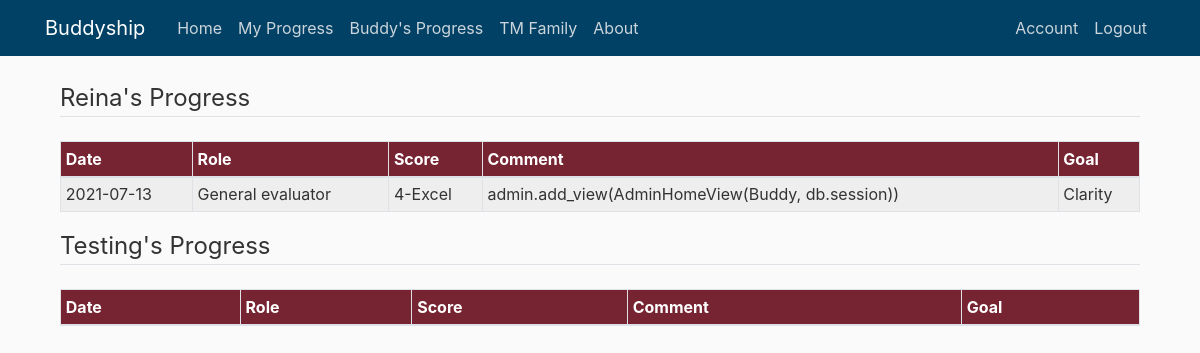
Before: /buddy_progress (signed in) with the older database file.
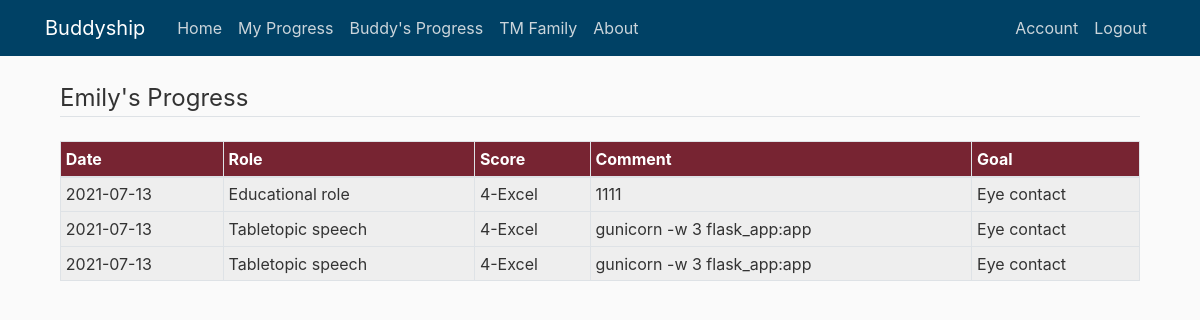
After: the same page with the newer database file.
### buddyship/models.py (models this page shows)
class Buddy(db.Model):
    id = db.Column(db.Integer, primary_key=True)
    buddy_name = db.Column(db.String(100), nullable=False)
    buddy_count = db.Column(db.Integer, default=1)
    start_date = db.Column(db.DateTime, default=func.now())
    end_date = db.Column(db.DateTime)
    user_id = db.Column(db.Integer, db.ForeignKey('user.id'), nullable=False)
    buddy_progresses = db.relationship(
        'Progress', backref='receiver', lazy=True)

class Progress(db.Model):
    id = db.Column(db.Integer, primary_key=True)
    buddy_role = db.Column(db.String(150))
    buddy_score = db.Column(db.String(150))
    buddy_comment = db.Column(db.String(1500))
    date = db.Column(db.DateTime, default=func.now())
    buddy_goal = db.Column(db.String(150))
    user_id = db.Column(db.Integer, db.ForeignKey('user.id'))
    buddy_id = db.Column(db.Integer, db.ForeignKey('buddy.id'))

### buddyship/progresses/routes.py (the view)
@progresses.route('/buddy_progress', methods=['GET'])
@login_required
def buddy_progress():
    if current_user.current_buddy == None:
        flash('Please set up your buddy and your goal first. ', 'danger')
        return redirect(url_for('users.set_up'))
    else:
        return render_template("buddy_progress.html", title='Buddy\'s Progress', user=current_user)

### buddyship/models.py (called while the page is built)
@login_manager.user_loader
def load_user(user_id):
    return User.query.get(int(user_id))

### buddyship/templates/buddy_progress.html
{% extends "layout.html" %}
{% block content %}
<div class="content-section">
    {% for buddy in user.buddies|reverse %}
    <legend class="border-bottom mb-4">{{ buddy.buddy_name }}'s Progress</legend>
    <div class="table-responsive-sm">
        <table class="table table-sm table-bordered">
            <thead>
                <tr>
                    <th scope="col">Date</th>
                    <th scope="col">Role</th>
                    <th scope="col">Score</th>
                    <th scope="col">Comment</th>
                    <th scope="col">Goal</th>
                </tr>
            </thead>
            <tbody>
                {% for progress in user.record_progresses|reverse %}
                <tr>
                    {% if progress.buddy_id == buddy.id %}
                    <td>{{ progress.date.date() }}</td>
                    <td>{{ progress.buddy_role }}</td>
                    <td>{{ progress.buddy_score }}</td>
                    <td class="cell-breakWord">{{ progress.buddy_comment }}</td>
                    <td>{{ progress.buddy_goal }}</td>
                    {% endif %}
                </tr>
                {% endfor %}
            </tbody>
        </table>
    </div>
    {% endfor %}
</div>
{% endblock content %}

### buddyship/templates/layout.html (shortened to what this page needs)
<!DOCTYPE html>
<html>
<head>
  <link rel="stylesheet" href="https://maxcdn.bootstrapcdn.com/bootstrap/4.0.0/css/bootstrap.min.css"
>
  <link rel="stylesheet" type="text/css" href="{{ url_for('static', filename='main.css') }}">
</head>
<body>
  <header class="site-header">
    <nav class="navbar navbar-expand-md navbar-dark bg-steel fixed-top">
      <div class="container">
        <a class="navbar-brand mr-4" href="/">Buddyship</a>
        <div class="collapse navbar-collapse" id="navbarToggle">
          <div class="navbar-nav mr-auto">
            <a class="nav-item nav-link" href="{{ url_for('main.home') }}">Home</a>
            <a class="nav-item nav-link" href="{{ url_for('progresses.my_progress') }}">My Progress</a>
            <a class="nav-item nav-link" href="{{ url_for('progresses.buddy_progress') }}">Buddy's Progress</a>
            <a class="nav-item nav-link" href="{{ url_for('main.tm_fam') }}">TM Family</a>
            <a class="nav-item nav-link" href="{{ url_for('main.about') }}">About</a>
          </div>
          <div class="navbar-nav">
            {% if current_user.is_authenticated %}
            {% if current_user.if_admin == True %}
            <a class="nav-item nav-link" href="{{ url_for('users.account') }}">Account</a>
            <a class="nav-item nav-link" href="{{ url_for('admin.index') }}">Admin</a>
            <a class="nav-item nav-link" href="{{ url_for('auth.logout') }}">Logout</a>
            {% else %}
            <a class="nav-item nav-link" href="{{ url_for('users.account') }}">Account</a>
            <a class="nav-item nav-link" href="{{ url_for('auth.logout') }}">Logout</a>
            {% endif %}
            {% else %}
            <a class="nav-item nav-link" href="{{ url_for('auth.login') }}">Login</a>
            <a class="nav-item nav-link" href="{{ url_for('auth.register') }}">Register</a>
            {% endif %}
          </div>
        </div>
      </div>
    </nav>
  </header>
  <main role="main" class="container">
    <div class="container">
      {% block content %}{% endblock %}
    </div>
  </main>
</body>
</html>

### buddyship/static/main.css (style rules this page uses)
body { background: #fafafa; color: #333333; margin-top: 5rem; }
.bg-steel { background-color: #004165; }
.site-header .navbar-nav .nav-link { color: #cbd5db; }
tr { background-color: #eeeeee }
th { background-color: #772432; color: white; }

Changed rows visible on the page:
removed Buddy: buddy_name "Reina", Progress (date "2021-07-13", buddy_role "General evaluator", buddy_score "4-Excel", buddy_comment "admin.add_view(AdminHomeView(Buddy, db.session))", buddy_goal "Clarity")
removed Buddy: buddy_name "Testing"
added Buddy: buddy_name "Emily", Progress (date "2021-07-13", buddy_role "Tabletopic speech", buddy_score "4-Excel", buddy_comment "gunicorn -w 3 flask_app:app", buddy_goal "Eye contact")
added Progress: date "2021-07-13", buddy_role "Educational role", buddy_score "4-Excel", buddy_comment "1111", buddy_goal "Eye contact"
added Progress: date "2021-07-13", buddy_role "Tabletopic speech", buddy_score "4-Excel", buddy_comment "gunicorn -w 3 flask_app:app", buddy_goal "Eye contact"
